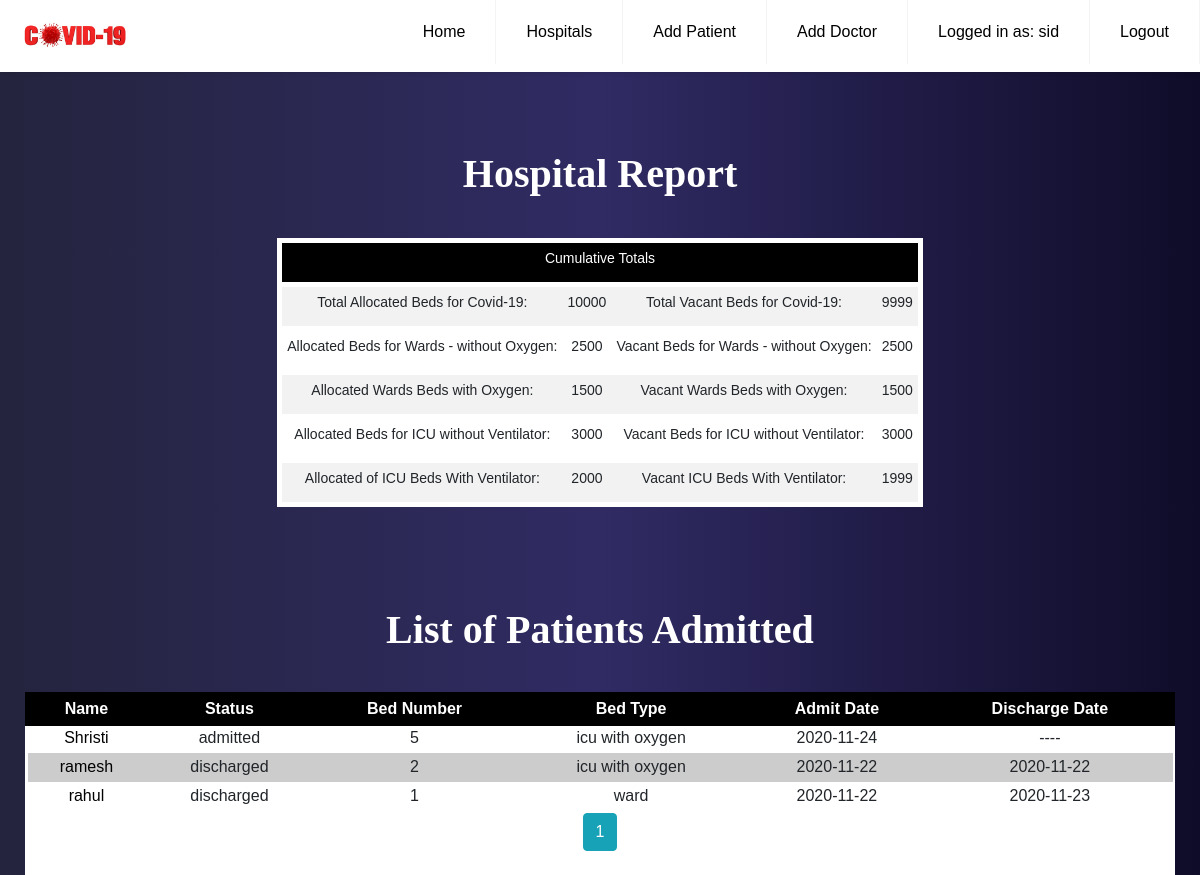
The page /patients (signed in) on the database its author committed.
### models.py (models this page shows, shortened)
class User(UserMixin, db.Model):
    __tablename__ = "user"
    id = db.Column(db.Integer, primary_key=True)
    name = db.Column(db.String(100), index=True, unique=True)
    password_hash = db.Column(db.String(128))
    role = db.Column(db.String(20))
    hospital_id = db.Column(db.Integer, db.ForeignKey('hospital.id'))

class Hospital(db.Model):
    __tablename__ = "hospital"
    id = db.Column(db.Integer, primary_key=True)
    name = db.Column(db.String(100), nullable=False)
    area = db.Column(db.String(100), nullable=False)
    district = db.Column(db.String(100), nullable=False)
    state = db.Column(db.String(100), nullable=False)
    phone = db.Column(db.Integer, nullable=False)
    total_beds = db.Column(db.Integer, nullable=False)
    available_beds = db.Column(db.Integer, nullable=False)
    total_ward_beds = db.Column(db.Integer, nullable=False)
    available_ward_beds = db.Column(db.Integer, nullable=False)
    total_ward_beds_with_oxygen = db.Column(db.Integer, nullable=False)
    available_ward_beds_with_oxygen = db.Column(db.Integer, nullable=False)
    total_icu_beds = db.Column(db.Integer, nullable=False)
    available_icu_beds = db.Column(db.Integer, nullable=False)
    total_icu_beds_with_oxygen = db.Column(db.Integer, nullable=False)
    available_icu_beds_with_oxygen = db.Column(db.Integer, nullable=False)
    beds = db.relationship('Bed', backref='hospital', lazy=True)
    users = db.relationship('User', backref='hospital', lazy=True)
    doctors = db.relationship('Doctor', backref='hospital', lazy=True)
    def __repr__(self):
        return f"name: {self.name}\navailable beds: {self.available_beds}\n"

class Patient(db.Model):
    __tablename__ = "patient"
    id = db.Column(db.Integer, primary_key=True)
    name = db.Column(db.String(100), nullable=False)
    age = db.Column(db.Integer, nullable=False)
    gender = db.Column(db.String(10), nullable=False)
    status = db.Column(db.String(10), nullable=False)
    admit_date = db.Column(db.DateTime, nullable=False, default=datetime.utcnow)
    discharge_date = db.Column(db.DateTime, nullable=True)
    phone = db.Column(db.Integer, nullable=False)
    address = db.Column(db.Text, nullable=False)
    blood_group = db.Column(db.String(20), nullable=False)
    bed_id = db.Column(db.Integer, db.ForeignKey('bed.id'), nullable=False)
    doctor_id = db.Column(db.Integer, db.ForeignKey('doctor.id'), nullable=False)

class Bed(db.Model):
    __tablename__ = "bed"
    id = db.Column(db.Integer, primary_key=True)
    bed_number = db.Column(db.Integer, nullable=False)
    bed_type = db.Column(db.String(100), nullable=False)
    cost = db.Column(db.Integer, nullable=False)
    hospital_id = db.Column(db.Integer, db.ForeignKey('hospital.id'), nullable=False)
    patients = db.relationship('Patient', backref='bed', lazy=True)

### app.py (the view)
@app.route('/patients')
@login_required
def patient_list():
    current_hospital = request.args.get('current_hospital', type=int)
    if current_hospital:
        hospital = Hospital.query.get_or_404(current_hospital)
        print('queried hospital')
        print(hospital)
    else:
        hospital = current_user.hospital
        print('logged user')
        print(hospital)
    page = request.args.get('page', 1, type=int)
    patients = Patient.query.join(Bed).filter(Bed.id==Patient.bed_id).join(Hospital).filter(Bed.hospital_id==Hospital.id, Hospital.id==hospital.id).order_by(Patient.admit_date.desc()).paginate(per_page=10, page=page)
    return render_template('patient.html', patients=patients, hospital=hospital)

### models.py (called while the page is built)
@login.user_loader
def load_user(id):
    return User.query.get(int(id))

### templates/patient.html
{% extends "base.html" %}
{% block navbar %}
	<li><a href="{{ url_for('hospital') }}">Hospitals</a></li>
		{% if current_user.is_authenticated %}
		<li><a href="{{ url_for('patient_add') }}">Add Patient</a></li>
		<li><a href="{{ url_for('doctor_add') }}">Add Doctor</a></li>
		<li><a href="{{ url_for('profile') }}">Logged in as: {{current_user.name}}</a></li>
		<li><a href="{{ url_for('logout') }}">Logout</a></li>
		{% endif %}
{% endblock navbar %}
{% block content %}
<div class="table__header">
	<div class="table__wrapper">
		<h1 class="label__head">Hospital Report</h1>
		<table class="table__content">
			<tr>
				<td colspan="4" class="report__head">
					<label>Cumulative Totals </label>
				</td>
			</tr>
			<tr>
				<td>
					<label>Total Allocated Beds for Covid-19: </label>
				</td>
				<td >
					<label>{{ hospital.total_beds }}</label>
				</td>
				<td>
					<label>Total Vacant Beds for Covid-19: </label>
				</td>
				<td>
					<label>{{ hospital.available_beds }}</label>
				</td>
			</tr>
			<tr>
				<td>
					<label>Allocated Beds for Wards - without Oxygen: </label>
				</td>
				<td>
					<label>{{ hospital.total_ward_beds }}</label>
				</td>
				<td>
					<label>Vacant Beds for Wards - without Oxygen: </label>
				</td>
				<td>
					<label>{{ hospital.available_ward_beds }}</label>
				</td>
			</tr>
			<tr>
				<td>
					<label>Allocated Wards Beds with Oxygen: </label>
				</td>
				<td>
					<label>{{ hospital.total_ward_beds_with_oxygen }} </label>
				</td>
				<td>
					<label>Vacant Wards Beds with Oxygen: </label>
				</td>
				<td>
					<label>{{ hospital.available_ward_beds_with_oxygen }}</label>
				</td>
			</tr>
			<tr>
				<td>
					<label>Allocated Beds for ICU without Ventilator: </label>
				</td>
				<td>
					<label>{{ hospital.total_icu_beds }}</label>
				</td>
				<td>
					<label>Vacant Beds for ICU without Ventilator: </label>
				</td>
				<td>
					<label>{{ hospital.available_icu_beds }}</label>
				</td>
			</tr>
			<tr>
				<td>
					<label>Allocated of ICU Beds With Ventilator: </label>
				</td>
				<td>
					<label>{{ hospital.total_icu_beds_with_oxygen }}</label>
				</td>
				<td>
					<label>Vacant ICU Beds With Ventilator: </label>
				</td>
				<td>
					<label>{{ hospital.available_icu_beds_with_oxygen }}</label>
				</td>
			</tr>
		</table>
	</div>
</div>
<div class="patient__header" id="tableview">
	<label class="label__head">List of Patients Admitted</label></br></br>
	<div class="patient__wrapper">
		<table class="table__box">
  <thead>
    <tr>
      <th class="th-sm">Name
      </th>
      <th class="th-sm">Status
      </th>
      <th class="th-sm">Bed Number
      </th>
      <th class="th-sm">Bed Type
      </th>
      <th class="th-sm">Admit Date
      </th>
      <th class="th-sm">Discharge Date
      </th>
    </tr>
  </thead>
  <tbody>
  {% for patient in patients.items %}
    <tr>
      <td><a href="{{ url_for('patient_profile', patient_id=patient.id) }}">{{ patient.name }}</a></td>
      <td>{{ patient.status }}</td>
      <td>{{ patient.bed.bed_number }}</td>
      <td>{{ patient.bed.bed_type }}</td>
      <td>{{ patient.admit_date.strftime('%Y-%m-%d') }}</td>
        {% if patient.discharge_date %}
            <td>{{ patient.discharge_date.strftime('%Y-%m-%d') }}</td>
        {% else %}
            <td>----</td>
        {% endif %}
    </tr>
  {% endfor %}
  </tbody>
</table>
        {% for page_num in patients.iter_pages(left_edge=1, right_edge=1, left_current=1, right_current=2) %}
        {% if page_num %}
            {% if patients.page == page_num %}
                <a class="btn btn-info mb-4" href="{{ url_for('patient_list', page=page_num) }}">{{ page_num }}</a>
            {% else %}
                <a class="btn btn-outline-info mb-4" href="{{ url_for('patient_list', page=page_num) }}">{{ page_num }}</a>
            {% endif %}
        {% else %}
            ...
        {% endif %}
    {% endfor %}
	</div>
</div>
{% endblock content %}

### static/css/home.css (style rules this page uses)
* { box-sizing: border-box; padding: 0; margin: 0; font-family: Verdana, Geneva, Tahoma, sans-serif; }
.navbar__main a { color: #000; }
.navbar__main .header li a { display: block; padding: 20px 20px; border-right: 1px solid #f4f4f4; text-decoration: none; }
@media (min-width: 1000px) { .navbar__main .header li { float: left; } }
@media (min-width: 1000px) { .navbar__main .header li a { padding: 20px 30px; } }
.table__header { padding: 100px; padding-bottom: 0; text-align: center; }
.table__header .table__wrapper { display: flex; flex-direction: column; justify-content: center; }
.table__header .table__content { margin-left: auto; margin-right: auto; margin-top: 20px; text-align: center; }
.table__header .table__content tr { border: 5px solid white; }
.table__header .table__content td { border: transparent; }
.table__header td,.table__header tr { border: 2px solid black; font-size: 14px; }
.table__header td { padding: 5px; }
.patient__header { text-align: center; }
.patient__header .patient__wrapper { margin-right: 25px; margin-left: 25px; background: white; }
.patient__header .table__box { width: 100%; text-align: center; }
.patient__header th { border: 5px solid black; background: black; color: white; font-size: 16px; }
.patient__header tr { border: 5px solid white; }
.patient__header td { border: 5px solid transparent; }
.patient__header td a { color: black; }
.patient__header tr:nth-child(even) { background: #CCC }
.patient__header tr:nth-child(odd) { background: #FFF }
.patient__header .label__head { font-size: 40px; color: white; font-weight: bold; font-family: "Times New Roman", Times, serif; }
.table__header { height: 600px; }
body { width:100%; background: #0f0c29; background: -webkit-linear-gradient(to right, #24243e, #302b63, #0f0c29); background: linear-gradient(to right, #24243e, #302b63, #0f0c29); }
.table__header .report__head { background-color: black; color: white; }
.table__header tr:nth-child(even) { background-color: #f2f2f2; }
.table__header tr:nth-child(odd) { background-color:white; }
.table__header .table__wrapper { padding-top: 50px; }
.table__header .label__head { font-size: 40px; color: white; font-weight: bold; font-family: "Times New Roman", Times, serif; text-align: center; padding-bottom: 20px; }

### static/css/main.css (style rules this page uses)
.wrapper__main body, h1, h2, h3, h4, h5, h6, blockquote, p, pre, dl, dd, ol, ul, figure, hr, fieldset, legend { margin: 0; padding: 0; }

### rows shown on the page
User: name "sid"
Hospital: total_beds "10000", available_beds "9999", total_ward_beds "2500", available_ward_beds "2500", total_ward_beds_with_oxygen "1500", available_ward_beds_with_oxygen "1500", total_icu_beds "3000", available_icu_beds "3000", total_icu_beds_with_oxygen "2000", available_icu_beds_with_oxygen "1999"
Patient: name "Shristi", status "admitted", bed.bed_number "5", bed.bed_type "icu with oxygen", admit_date "2020-11-24"
Patient: name "ramesh", status "discharged", bed.bed_number "2", bed.bed_type "icu with oxygen", admit_date "2020-11-22", discharge_date "2020-11-22"
Patient: name "rahul", status "discharged", bed.bed_number "1", bed.bed_type "ward", admit_date "2020-11-22", discharge_date "2020-11-23"

### other values the page prints
{{ page_num }} "1"
